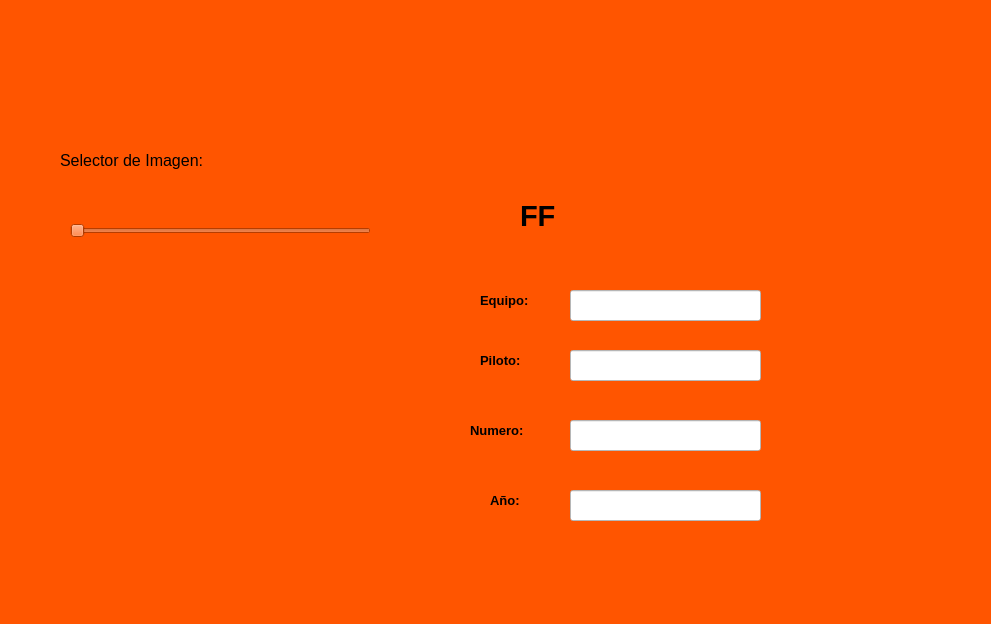
<?xml version="1.0" encoding="UTF-8"?>
<ui version="4.0">
 <class>MainWindow</class>
 <widget class="QMainWindow" name="MainWindow">
  <property name="geometry">
   <rect>
    <x>0</x>
    <y>0</y>
    <width>991</width>
    <height>624</height>
   </rect>
  </property>
  <property name="windowTitle">
   <string>MainWindow</string>
  </property>
  <property name="styleSheet">
   <string notr="true">background-color: rgb(255, 85, 0);</string>
  </property>
  <widget class="QWidget" name="centralwidget">
   <widget class="QLabel" name="label_10">
    <property name="geometry">
     <rect>
      <x>790</x>
      <y>480</y>
      <width>181</width>
      <height>101</height>
     </rect>
    </property>
    <property name="text">
     <string/>
    </property>
    <property name="pixmap">
     <pixmap resource="Recursos.qrc">:/AutosF1/redbull.png</pixmap>
    </property>
    <property name="scaledContents">
     <bool>true</bool>
    </property>
   </widget>
   <widget class="QLabel" name="label">
    <property name="geometry">
     <rect>
      <x>60</x>
      <y>140</y>
      <width>241</width>
      <height>41</height>
     </rect>
    </property>
    <property name="font">
     <font>
      <pointsize>12</pointsize>
     </font>
    </property>
    <property name="text">
     <string>Selector de Imagen:</string>
    </property>
   </widget>
   <widget class="QLabel" name="txt_valorA">
    <property name="geometry">
     <rect>
      <x>520</x>
      <y>180</y>
      <width>421</width>
      <height>71</height>
     </rect>
    </property>
    <property name="font">
     <font>
      <pointsize>22</pointsize>
      <weight>75</weight>
      <bold>true</bold>
     </font>
    </property>
    <property name="text">
     <string>FF</string>
    </property>
    <property name="alignment">
     <set>Qt::AlignLeading|Qt::AlignLeft|Qt::AlignVCenter</set>
    </property>
   </widget>
   <widget class="QSlider" name="slider_img">
    <property name="geometry">
     <rect>
      <x>70</x>
      <y>220</y>
      <width>301</width>
      <height>22</height>
     </rect>
    </property>
    <property name="orientation">
     <enum>Qt::Horizontal</enum>
    </property>
   </widget>
   <widget class="QLabel" name="label_11">
    <property name="geometry">
     <rect>
      <x>30</x>
      <y>-20</y>
      <width>931</width>
      <height>161</height>
     </rect>
    </property>
    <property name="text">
     <string/>
    </property>
    <property name="pixmap">
     <pixmap resource="Recursos.qrc">:/AutosF1/mercedes.jpg</pixmap>
    </property>
    <property name="scaledContents">
     <bool>true</bool>
    </property>
   </widget>
   <widget class="QLabel" name="img">
    <property name="geometry">
     <rect>
      <x>50</x>
      <y>300</y>
      <width>391</width>
      <height>231</height>
     </rect>
    </property>
    <property name="text">
     <string/>
    </property>
    <property name="pixmap">
     <pixmap resource="Recursos.qrc">:/AutosF1/redbull.png</pixmap>
    </property>
    <property name="scaledContents">
     <bool>true</bool>
    </property>
   </widget>
   <widget class="QLabel" name="lb_nombre">
    <property name="geometry">
     <rect>
      <x>480</x>
      <y>280</y>
      <width>81</width>
      <height>41</height>
     </rect>
    </property>
    <property name="font">
     <font>
      <pointsize>10</pointsize>
      <weight>75</weight>
      <bold>true</bold>
     </font>
    </property>
    <property name="text">
     <string>Equipo:</string>
    </property>
   </widget>
   <widget class="QLabel" name="lb_piloto">
    <property name="geometry">
     <rect>
      <x>480</x>
      <y>340</y>
      <width>71</width>
      <height>41</height>
     </rect>
    </property>
    <property name="font">
     <font>
      <pointsize>10</pointsize>
      <weight>75</weight>
      <bold>true</bold>
     </font>
    </property>
    <property name="text">
     <string>Piloto:</string>
    </property>
   </widget>
   <widget class="QLabel" name="lb_nomero">
    <property name="geometry">
     <rect>
      <x>470</x>
      <y>410</y>
      <width>81</width>
      <height>41</height>
     </rect>
    </property>
    <property name="font">
     <font>
      <pointsize>10</pointsize>
      <weight>75</weight>
      <bold>true</bold>
     </font>
    </property>
    <property name="text">
     <string>Numero:</string>
    </property>
   </widget>
   <widget class="QLabel" name="lb_year">
    <property name="geometry">
     <rect>
      <x>490</x>
      <y>480</y>
      <width>71</width>
      <height>41</height>
     </rect>
    </property>
    <property name="font">
     <font>
      <pointsize>10</pointsize>
      <weight>75</weight>
      <bold>true</bold>
     </font>
    </property>
    <property name="text">
     <string>Año:</string>
    </property>
   </widget>
   <widget class="QLineEdit" name="txt_nombre">
    <property name="geometry">
     <rect>
      <x>570</x>
      <y>290</y>
      <width>191</width>
      <height>31</height>
     </rect>
    </property>
    <property name="styleSheet">
     <string notr="true">background-color: rgb(255, 255, 255);</string>
    </property>
   </widget>
   <widget class="QLineEdit" name="txt_piloto">
    <property name="geometry">
     <rect>
      <x>570</x>
      <y>350</y>
      <width>191</width>
      <height>31</height>
     </rect>
    </property>
    <property name="styleSheet">
     <string notr="true">background-color: rgb(255, 255, 255);</string>
    </property>
   </widget>
   <widget class="QLineEdit" name="txt_numero">
    <property name="geometry">
     <rect>
      <x>570</x>
      <y>420</y>
      <width>191</width>
      <height>31</height>
     </rect>
    </property>
    <property name="styleSheet">
     <string notr="true">background-color: rgb(255, 255, 255);</string>
    </property>
   </widget>
   <widget class="QLineEdit" name="txt_year">
    <property name="geometry">
     <rect>
      <x>570</x>
      <y>490</y>
      <width>191</width>
      <height>31</height>
     </rect>
    </property>
    <property name="styleSheet">
     <string notr="true">background-color: rgb(255, 255, 255);</string>
    </property>
   </widget>
  </widget>
  <widget class="QMenuBar" name="menubar">
   <property name="geometry">
    <rect>
     <x>0</x>
     <y>0</y>
     <width>991</width>
     <height>26</height>
    </rect>
   </property>
  </widget>
  <widget class="QStatusBar" name="statusbar"/>
 </widget>
 <resources>
  <include location="Recursos.qrc"/>
 </resources>
 <connections/>
</ui>
